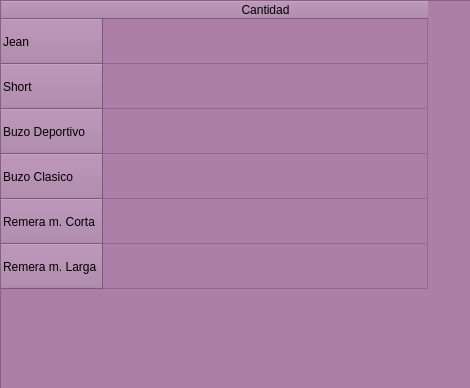
<?xml version="1.0" encoding="UTF-8"?>
<ui version="4.0">
 <class>ListWindow</class>
 <widget class="QMainWindow" name="ListWindow">
  <property name="geometry">
   <rect>
    <x>0</x>
    <y>0</y>
    <width>470</width>
    <height>388</height>
   </rect>
  </property>
  <property name="windowTitle">
   <string>Stock de Ropa</string>
  </property>
  <widget class="QWidget" name="centralwidget">
   <widget class="QTableWidget" name="tb_stock">
    <property name="geometry">
     <rect>
      <x>0</x>
      <y>0</y>
      <width>481</width>
      <height>391</height>
     </rect>
    </property>
    <property name="styleSheet">
     <string notr="true">background-color: rgb(173, 127, 168);
font: 57 11pt &quot;Ubuntu&quot;;</string>
    </property>
    <attribute name="horizontalHeaderDefaultSectionSize">
     <number>325</number>
    </attribute>
    <attribute name="verticalHeaderDefaultSectionSize">
     <number>45</number>
    </attribute>
    <row>
     <property name="text">
      <string>Jean</string>
     </property>
    </row>
    <row>
     <property name="text">
      <string>Short</string>
     </property>
    </row>
    <row>
     <property name="text">
      <string>Buzo Deportivo</string>
     </property>
    </row>
    <row>
     <property name="text">
      <string>Buzo Clasico</string>
     </property>
    </row>
    <row>
     <property name="text">
      <string>Remera m. Corta</string>
     </property>
    </row>
    <row>
     <property name="text">
      <string>Remera m. Larga</string>
     </property>
    </row>
    <column>
     <property name="text">
      <string>Cantidad</string>
     </property>
    </column>
   </widget>
  </widget>
 </widget>
 <resources/>
 <connections/>
 <slots>
  <slot>borrar_stock()</slot>
 </slots>
</ui>
